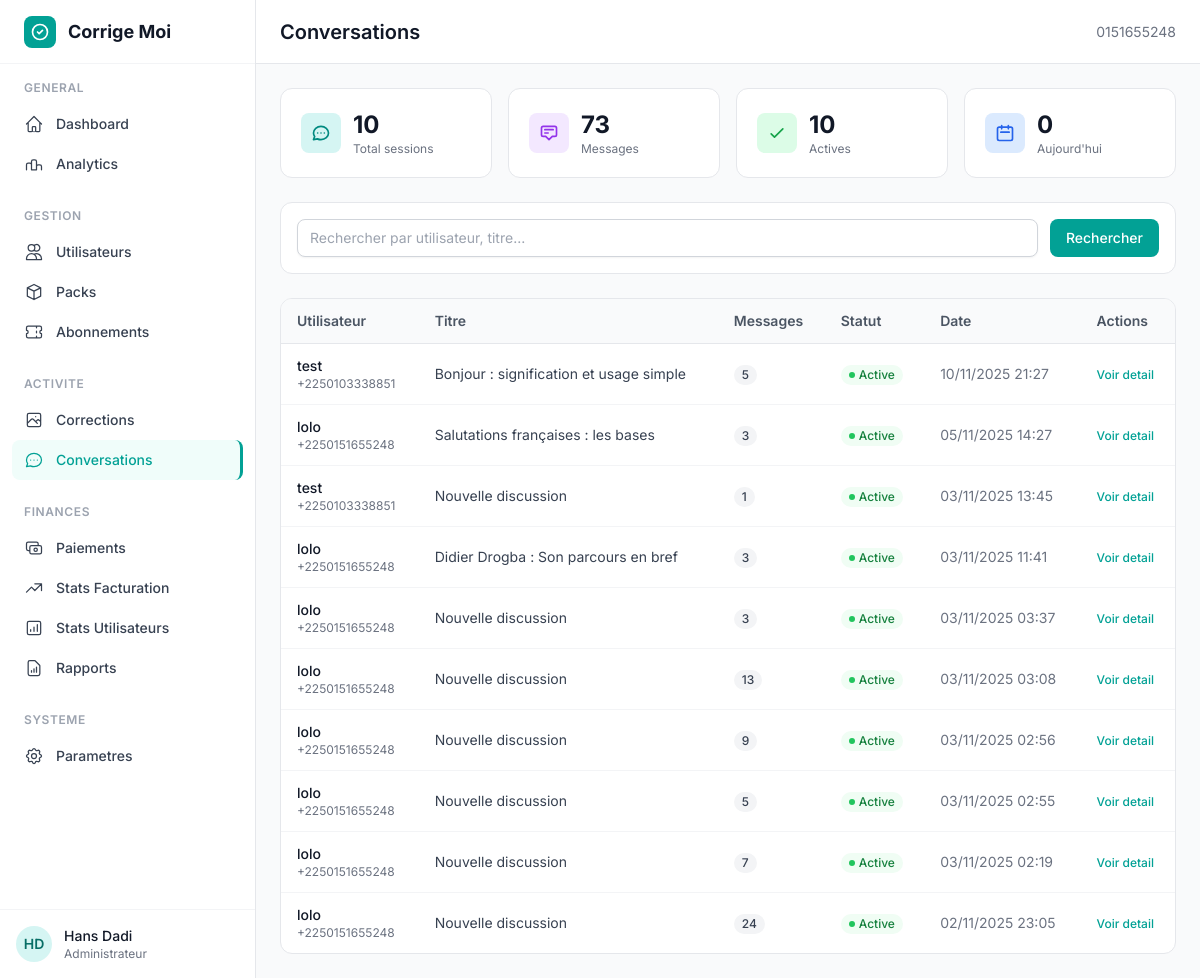
Before: /custom-admin/conversations/ (signed in) with the older database file.
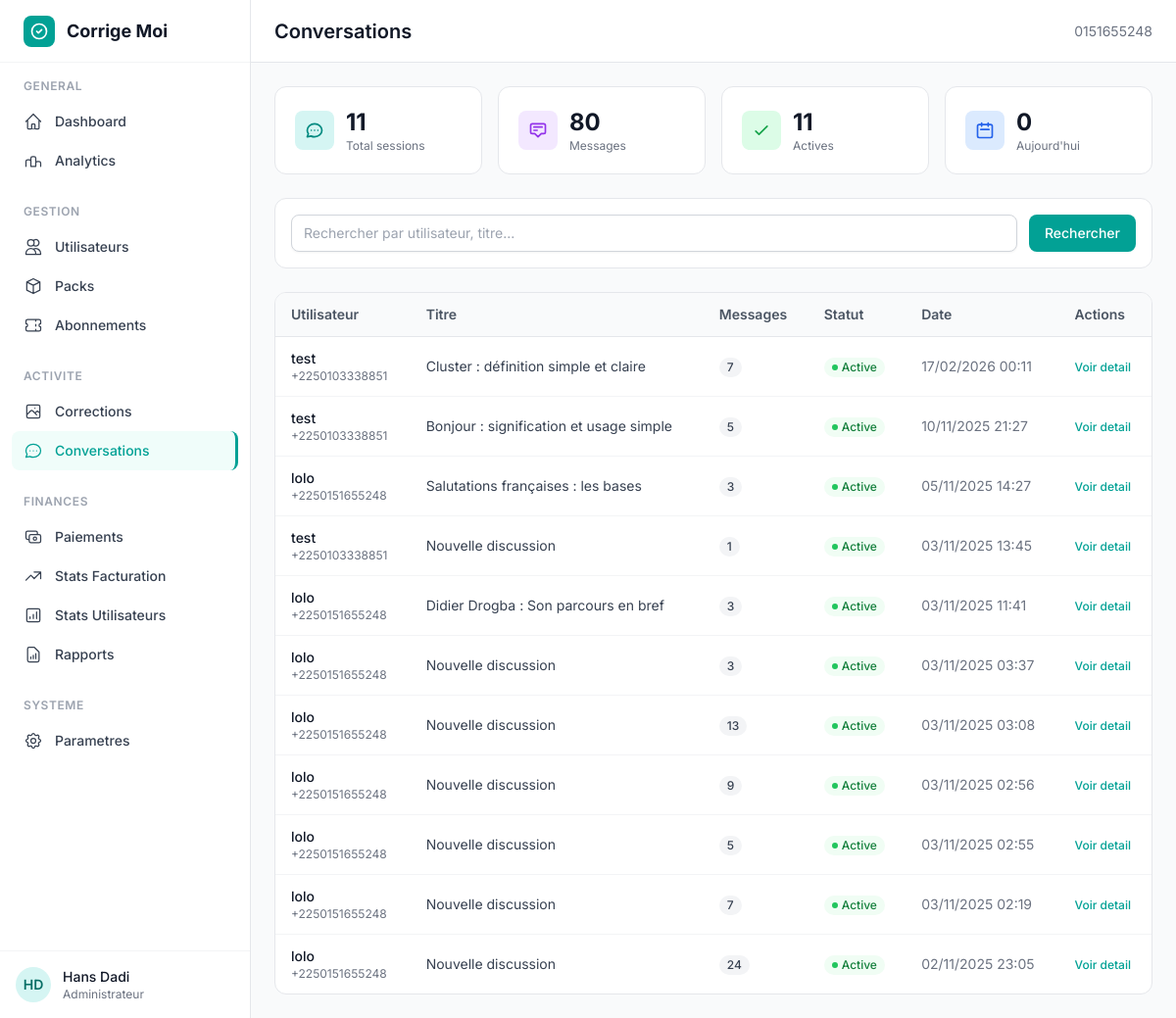
After: the same page with the newer database file.
### treatment/models.py (models this page shows, shortened)
class ChatSession(models.Model):
    id = models.UUIDField(primary_key=True, default=uuid.uuid4, editable=False)
    user = models.ForeignKey(CustomUser, on_delete=models.CASCADE, related_name='chat_sessions')
    title = models.CharField(max_length=200, blank=True)
    created_at = models.DateTimeField(default=timezone.now)
    updated_at = models.DateTimeField(auto_now=True)
    is_active = models.BooleanField(default=True)
    class Meta:
        ordering = ['-updated_at']

### authentification/models.py (models this page shows, shortened)
class CustomUser(AbstractBaseUser, PermissionsMixin):
    phone_number = models.CharField(
        max_length=15,
        unique=True,
        error_messages={
            'unique': _("Un utilisateur avec ce numéro de téléphone existe déjà.")
        }
    )
    email = models.EmailField(blank=True, null=True)
    first_name = models.CharField(max_length=50)
    last_name = models.CharField(max_length=50)
    is_active = models.BooleanField(default=True)
    is_staff = models.BooleanField(default=False)
    is_verified = models.BooleanField(default=False)
    country = models.CharField(max_length=100, blank=True, null=True)
    school_level = models.CharField(max_length=100, blank=True, null=True)
    institution = models.CharField(max_length=200, blank=True, null=True)
    age = models.PositiveIntegerField(blank=True, null=True)
    date_joined = models.DateTimeField(default=timezone.now)
    USERNAME_FIELD = 'phone_number'
    REQUIRED_FIELDS = ['first_name', 'last_name']
    objects = CustomUserManager()

### custom_admin/views.py (the view)
# urls.py: path('conversations/', views.admin_conversations, name='conversations'),
@login_required
def admin_conversations(request):
    if not request.user.is_staff:
        return render(request, 'custom_admin/403.html', status=403)
    sessions = ChatSession.objects.select_related('user').annotate(
        message_count=Count('messages')
    ).order_by('-created_at')
    search = request.GET.get('q', '')
    if search:
        sessions = sessions.filter(
            Q(user__phone_number__icontains=search) |
            Q(title__icontains=search)
        )
    total_sessions  = ChatSession.objects.count()
    total_messages  = ChatMessage.objects.count()
    active_sessions = ChatSession.objects.filter(is_active=True).count()
    today_sessions  = ChatSession.objects.filter(created_at__date=timezone.now().date()).count()
    paginator = Paginator(sessions, 20)
    page_obj  = paginator.get_page(request.GET.get('page'))
    return render(request, 'custom_admin/admin/conversations.html', {
        'page_obj': page_obj,
        'total_sessions': total_sessions,
        'total_messages': total_messages,
        'active_sessions': active_sessions,
        'today_sessions': today_sessions,
        'search': search,
    })

### custom_admin/templates/custom_admin/admin/conversations.html (shortened to what the changed rows need)
{% extends "custom_admin/base_admin.html" %}
{% block page_title %}Conversations{% endblock %}
{% block content %}
<div class="grid grid-cols-1 sm:grid-cols-2 lg:grid-cols-4 gap-4 mb-6">
    <div class="stat-card bg-white rounded-xl border border-gray-200 p-5">
        <div class="flex items-center gap-3">
            <div>
                <p class="text-2xl font-bold text-gray-900">{{ total_sessions }}</p>
                <p class="text-xs text-gray-500">Total sessions</p>
            </div>
        </div>
    </div>
    <div class="stat-card bg-white rounded-xl border border-gray-200 p-5">
        <div class="flex items-center gap-3">
            <div>
                <p class="text-2xl font-bold text-gray-900">{{ total_messages }}</p>
                <p class="text-xs text-gray-500">Messages</p>
            </div>
        </div>
    </div>
    <div class="stat-card bg-white rounded-xl border border-gray-200 p-5">
        <div class="flex items-center gap-3">
            <div>
                <p class="text-2xl font-bold text-gray-900">{{ active_sessions }}</p>
                <p class="text-xs text-gray-500">Actives</p>
            </div>
        </div>
    </div>
</div>
<div class="bg-white rounded-xl border border-gray-200 overflow-hidden">
    <div class="overflow-x-auto">
        <table class="w-full text-sm">
            <thead>
                <tr class="bg-gray-50 border-b border-gray-200">
                    <th class="text-left px-4 py-3 font-semibold text-gray-600">Utilisateur</th>
                    <th class="text-left px-4 py-3 font-semibold text-gray-600">Titre</th>
                    <th class="text-left px-4 py-3 font-semibold text-gray-600">Messages</th>
                    <th class="text-left px-4 py-3 font-semibold text-gray-600">Statut</th>
                    <th class="text-left px-4 py-3 font-semibold text-gray-600">Date</th>
                    <th class="text-left px-4 py-3 font-semibold text-gray-600">Actions</th>
                </tr>
            </thead>
            <tbody class="divide-y divide-gray-100">
                {% for session in page_obj %}
                <tr class="hover:bg-gray-50 transition-colors">
                    <td class="px-4 py-3">
                        <p class="font-medium text-gray-900">{{ session.user.first_name|default:session.user.phone_number }}</p>
                        <p class="text-xs text-gray-500">{{ session.user.phone_number }}</p>
                    </td>
                    <td class="px-4 py-3 text-gray-700">{{ session.title|default:"Sans titre"|truncatewords:8 }}</td>
                    <td class="px-4 py-3">
                        <span class="inline-flex items-center bg-gray-100 text-gray-700 px-2 py-0.5 rounded-full text-xs font-medium">
                            {{ session.message_count }}
                        </span>
                    </td>
                    <td class="px-4 py-3">
                        {% if session.is_active %}
                        <span class="inline-flex items-center gap-1 text-green-700 bg-green-50 px-2 py-0.5 rounded-full text-xs font-medium">
                            <span class="w-1.5 h-1.5 rounded-full bg-green-500"></span>
                            Active
                        </span>
                        {% else %}
                        <span class="inline-flex items-center gap-1 text-gray-500 bg-gray-100 px-2 py-0.5 rounded-full text-xs font-medium">
                            <span class="w-1.5 h-1.5 rounded-full bg-gray-400"></span>
                            Terminee
                        </span>
                        {% endif %}
                    </td>
                    <td class="px-4 py-3 text-gray-500">{{ session.created_at|date:"d/m/Y H:i" }}</td>
                    <td class="px-4 py-3">
                        <a href="{% url 'custom_admin:conversation_detail' session_id=session.id %}" class="text-brand-500 hover:text-brand-700 font-medium text-xs">
                            Voir detail
                        </a>
                    </td>
                </tr>
                {% empty %}
                <tr>
                    <td colspan="6" class="px-4 py-8 text-center text-gray-400">Aucune conversation trouvee.</td>
                </tr>
                {% endfor %}
            </tbody>
        </table>
    </div>
</div>
{% endblock %}

Changed rows visible on the page:
added ChatSession: user.first_name "test", user.phone_number "+2250103338851", title "Cluster : définition simple et claire", message_count "7", is_active True (drawn), created_at "17/02/2026 00:11"
Other visible differences:
{{ total_sessions }}: "10" → "11"
{{ total_messages }}: "73" → "80"
{{ active_sessions }}: "10" → "11"
